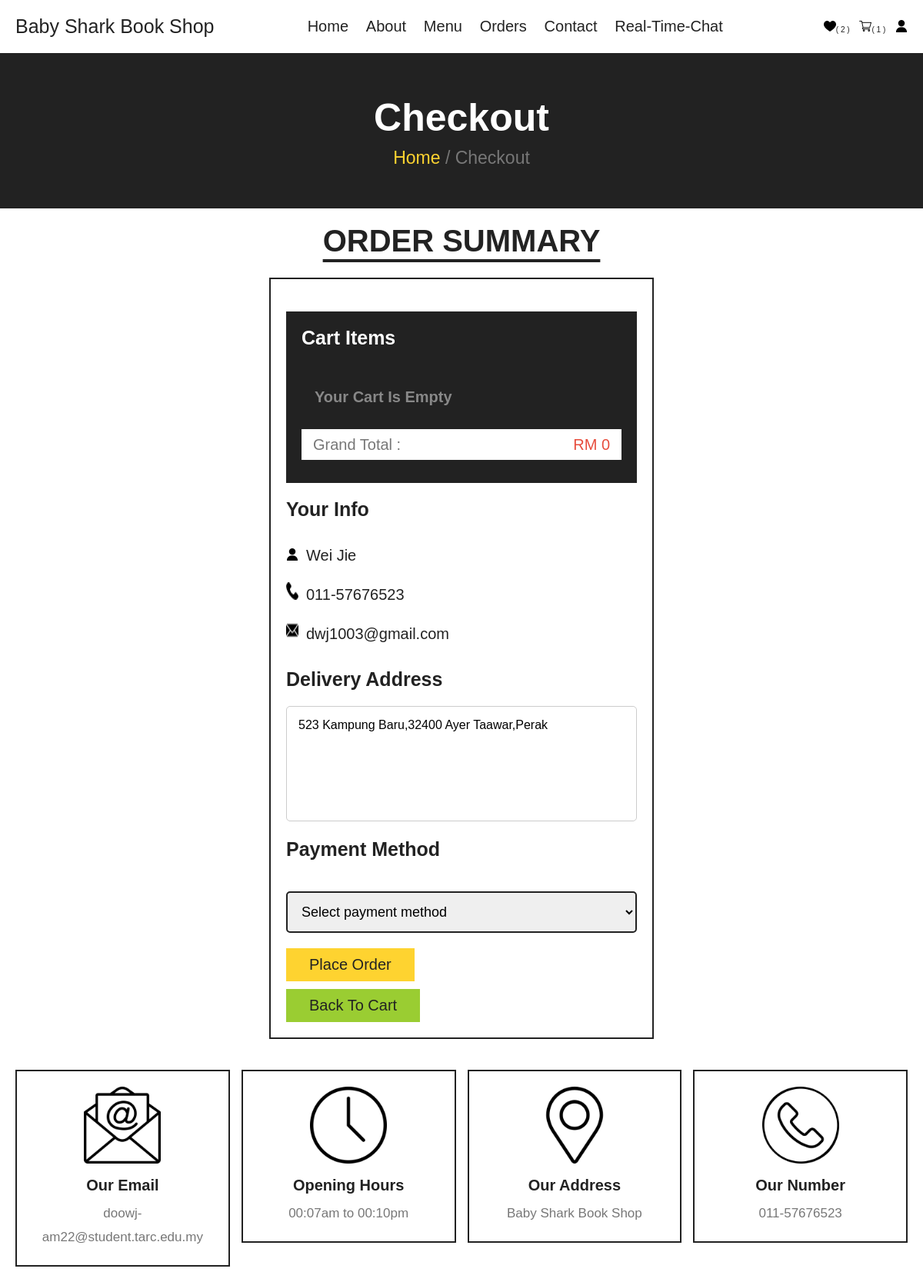
Screenshot of /checkout.php (signed in) with the database file from the repository.
### tables this page shows
CREATE TABLE `user` (
  `id` int(11) NOT NULL,
  `image` varchar(100) NOT NULL,
  `name` varchar(100) NOT NULL,
  `gender` char(1) NOT NULL,
  `dob` date NOT NULL,
  `email` varchar(100) NOT NULL,
  `telephone` varchar(100) NOT NULL,
  `address` varchar(100) NOT NULL,
  `password` varchar(100) NOT NULL,
  `status` varchar(100) NOT NULL,
  `role` varchar(100) NOT NULL,
  `login_attempts` int(11) DEFAULT 0,
  `last_attempt` timestamp NULL DEFAULT NULL,
  `block_until` timestamp NULL DEFAULT NULL
);

### checkout.php (the view, shortened to what this page needs)
<?php
include 'components/_base.php';
$user = $_db->prepare("SELECT * FROM user WHERE id = ?");
$user->execute([$_user->id]);
$fetch_profile = $user->fetch(PDO::FETCH_ASSOC);
$method = '';
?>
<!DOCTYPE html>
<html lang="en">
<head>
   <link rel="stylesheet" href="css/style.css">
</head>
<body>
<?php include 'components/user_header.php'; ?>
<div class="heading">
   <h3>Checkout</h3>
   <p><a href="index.php">Home</a> <span> / Checkout</span></p>
</div>
<section class="checkout">
   <h1 class="title">Order Summary</h1>
   <form action="" method="post">
   <br>
   <br>
      <div class="cart-items">
         <h3>Cart Items</h3>
         <?php
            $grand_total = 0;
            $select_cart = $_db->prepare("SELECT c.id, c.quantity, p.id AS product_id, p.name, p.image, p.price FROM `cart` c INNER JOIN product p ON c.product_id = p.id WHERE member_id = ?");
            $select_cart->execute([$_user->id]);
            $cart_items = $select_cart->fetchAll(PDO::FETCH_ASSOC);
            if (count($cart_items) > 0) {
               foreach ($cart_items as $fetch_cart) {
                  $sub_total = $fetch_cart['price'] * $fetch_cart['quantity'];
                  $grand_total += $sub_total;
                  echo "<p><span class='name'>{$fetch_cart['name']}</span><span class='price'>RM {$fetch_cart['price']} x {$fetch_cart['quantity']} = RM {$sub_total}</span></p>";
               }
            } else {
               echo '<p class="empty">Your cart is empty</p>';
            }
         ?>
         <p class="grand-total"><span class="name">Grand Total :</span><span class="price">RM <?= $grand_total; ?></span></p>
      </div>
      <div class="user-info">
         <h3>Your Info</h3>
         <p><i class="fas fa-user"><img src="img/user.png"></i><span><?= encode($_user->name); ?></span></p>
         <p><i class="fas fa-phone"><img src="img/phone.png" style="height:23.2px;width:16px;"></i><span><?= encode($_user->telephone); ?></span></p>
         <p><i class="fas fa-envelope"><img src="img/email.png" style="height:23.2px;width:16px;"></i><span><?= encode($_user->email); ?></span></p>
         <h3>Delivery Address</h3>
         <?= html_textarea2('address', '', $fetch_profile['address']); ?>
         <h3>Payment Method</h3>
         <select id="payment-method" name="method" class="box" required>
            <option value="" disabled <?= $method ? '' : 'selected'; ?>>Select payment method</option>
         </select>
         <input type="submit" value="Place Order" class="btn" name="submit"><br>
         <a style="background-color:yellowgreen;" href="cart.php" class="btn" >Back to Cart</a>
      </div>
   </form>
</section>
<?php include 'components/footer.php'; ?>
</body>
</html>

### components/_base.php (shortened to what this page needs)
<?php
function encode($value) {
    return htmlentities($value);
}
function html_textarea2($key, $attr = '', $value = null) {
    if ($value === null) {
        $value = encode($GLOBALS[$key] ?? '');
    } else {
        $value = encode($value);
    }
    echo "<textarea id='$key' name='$key' $attr >$value</textarea>";
}
$_user = $_SESSION['user'] ?? null;

### css/style.css (style rules this page uses)
:root { --yellow:#fed330; --red:#e74c3c; --white:#fff; --black:#222; --light-color:#777; --border:.2rem solid var(--black); }
* { font-family: Arial, Helvetica, sans-serif; margin:0; padding:0; box-sizing: border-box; outline: none; border: none; text-decoration: none; }
html { font-size: 62.5%; overflow-x: hidden; scroll-behavior: smooth; stop-opacity: 7rem; }
section { margin:0 auto; max-width: 1500px; padding:2rem; }
.title { text-align: center; margin-bottom: 2.5rem; font-size: 4rem; color:var(--black); text-transform: uppercase; text-decoration: underline; text-underline-offset: 1rem; }
.heading { display: flex; align-items: center; justify-content: center; gap:1rem; flex-flow: column; background-color: var(--black); min-height: 20rem; }
.heading h3 { font-size: 5rem; color:var(--white); text-transform: capitalize; }
.heading p { font-size: 2.3rem; color:var(--light-color); }
.heading p a { color:var(--yellow); }
.btn, .edit-btn, .delete-btn { margin-top: 1rem; display: inline-block; font-size: 2rem; padding:1rem 3rem; cursor: pointer; text-transform: capitalize; transition: .2s linear; }
.btn { background-color: var(--yellow); color:var(--black); }
.empty { border:var(--border); padding:1.5rem; text-align: center; width: 100%; font-size: 2rem; text-transform: capitalize; color:var(--red); }
.checkout form { max-width: 50rem; margin:0 auto; border:var(--border); padding:2rem; }
.checkout form h3 { font-size: 2.5rem; text-transform: capitalize; padding: 2rem 0; color:var(--black); }
.checkout form .cart-items { background-color: var(--black); padding:2rem; padding-top: 0; }
.checkout form .cart-items h3 { color:var(--white); }
.checkout form .cart-items p { display: flex; align-items: center; gap:1.5rem; justify-content: space-between; margin:1rem 0; line-height: 1.5; font-size: 2rem; }
.checkout form .cart-items p .name { color:var(--light-color); }
.checkout form .cart-items p .price { color:var(--yellow); }
.checkout form .cart-items .grand-total { background-color: var(--white); padding:.5rem 1.5rem; }
.checkout form .cart-items .grand-total .price { color:var(--red); }
.checkout form .user-info p { font-size: 2rem; line-height: 1.5; padding:1rem 0; }
.checkout form .user-info p i { color:var(--light-color); margin-right: 1rem; }
.checkout form .user-info p span { color:var(--black); }
.checkout form .user-info .box { width: 100%; border:var(--border); padding:1.4rem; margin-top: 2rem; margin-bottom: 1rem; font-size: 1.8rem; }
textarea[name="address"] { width: 100%; height: 150px; padding: 15px; font-size: 16px; border: 1px solid #ccc; border-radius: 5px; resize: none; outline: none; transition: border-color 0.3s; }
select.box { width: 100%; padding: 10px; font-size: 16px; border-radius: 5px; border: 1px solid #ccc; transition: border-color 0.3s; }
.empty { text-align: center; font-weight: bold; color: #888; }

### rows the page displays
user: name "Wei Jie", telephone "011-57676523", email "dwj1003@gmail.com", address "523 Kampung Baru,32400 Ayer Taawar,Perak"

### other values shown
$total_favorites_items "2"
$total_cart_items "1"
$grand_total "0"
